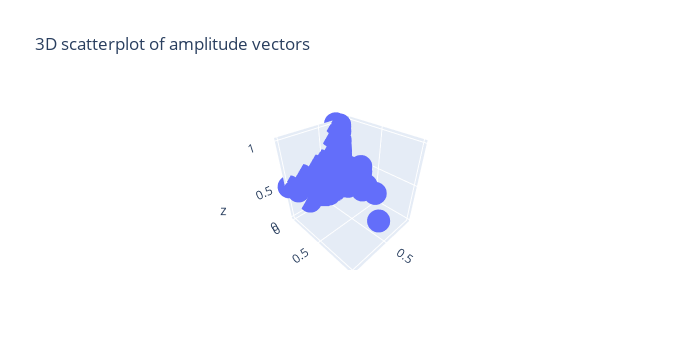

The notebook cell this image was saved under:
### Markdown cell above
First, we plot a 3D scatterplot of the three amplitude vectors.

### Code cell
fig = go.Figure(data=[go.Scatter3d(x=Ag, y=Ar, z=Ah,
                                   mode='markers')])
fig.update_layout(
    title="3D scatterplot of amplitude vectors",
    height=350,
    width=700
)

fig.show()

### Figure 1 — Plotly figure (JSON) as saved in the notebook; plotly's stock layout.template omitted (floating-point values rounded to 4 significant figures; data arrays with more than 128 entries replaced by an {"elided": "..."} marker saying what was removed)
{"data": [{"mode": "markers", "type": "scatter3d", "x": {"elided": "1000 float values"}, "y": {"elided": "1000 float values"}, "z": {"elided": "1000 float values"}}], "layout": {"height": 350, "title": {"text": "3D scatterplot of amplitude vectors"}, "width": 700}}
